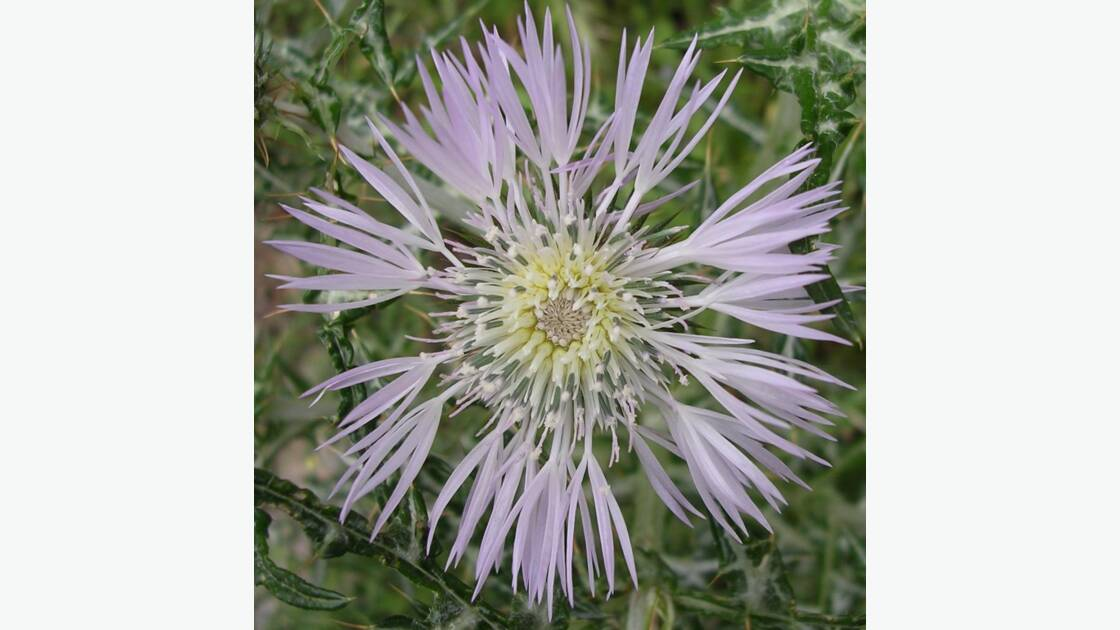
#> input picture C1/fleur.jpg, 1120 x 630 px
$ python exo_4.py
#> lines starting #> are read from the running program, lines starting #| are printed output that depends on the picture
from PIL import Image


im = Image.open("fleur.jpg")
#> im is the input picture: PIL image 1120x630 RGB; mean R, G, B 174.5, 177, 168.6
print(im.format, im.size, im.mode)
#| JPEG (1120, 630) RGB

# im.show()

im = im.convert("L")
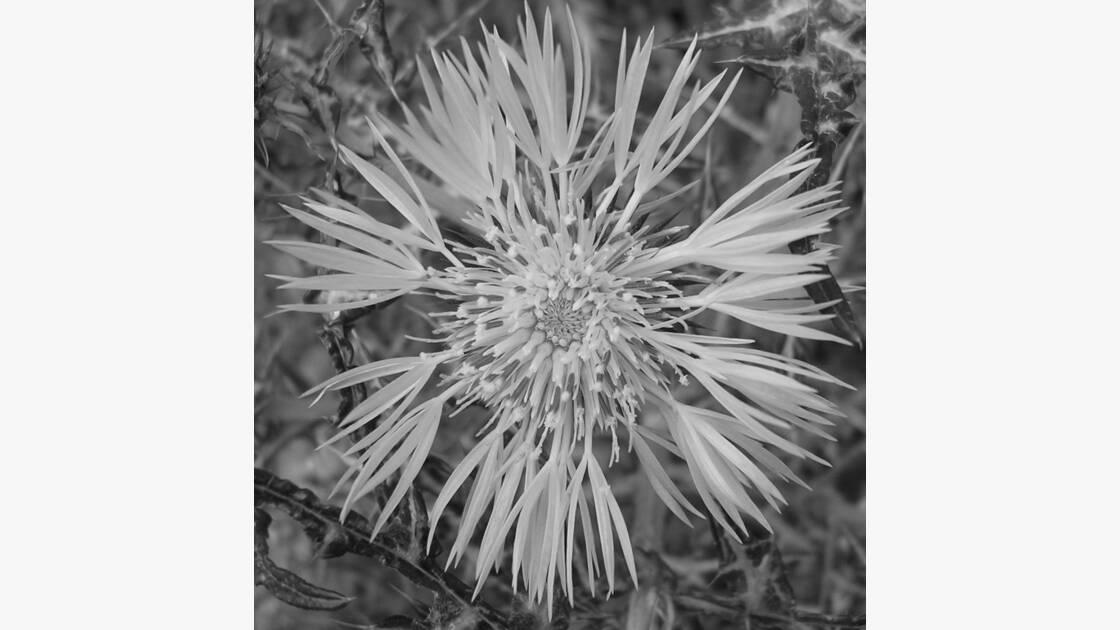
#> im: PIL image 1120x630 L; min 8, max 255, mean 175.1
print(im.format, im.size, im.mode)
#| None (1120, 630) L

im.show()
im.save("fleur_gris.jpg")
im.close()
